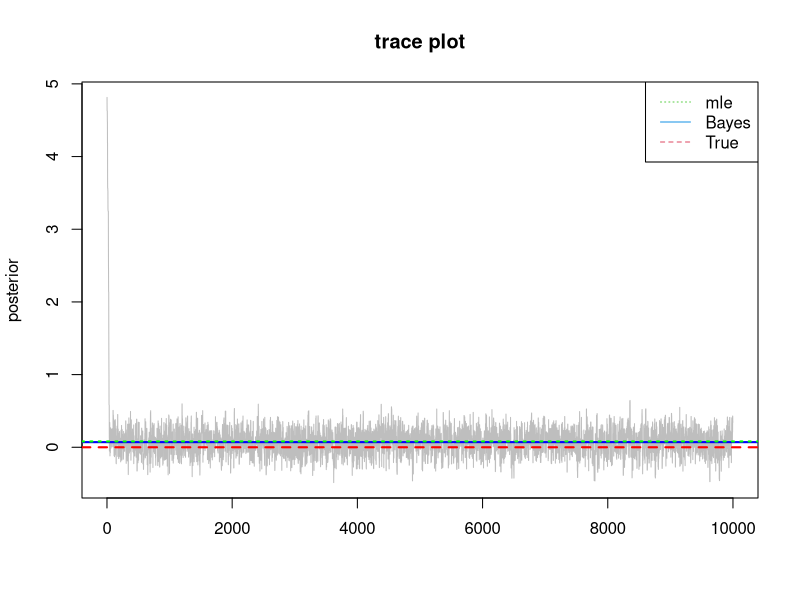

Here is the R script that generated this plot:

mcmc.poisson <- function(x, y, init, n.sample = 10000, step = 0.3){
  post.beta <- matrix(0, n.sample, p)
  ac.ratio <- rep(0, n.sample)
  
  prior.m <- 0
  prior.s <- 1000 # for vague prior
  
  # intialize
  post.beta[1,] <- beta <- init
  eta <- x %*% beta
  mu <- exp(eta)
  
  log.prior <- sum(dnorm(beta, prior.m, prior.s, log = T))
  log.like  <- sum(-mu + y * log(mu))
  
  iter <- 2
  for (iter in 1:n.sample){
    
    # candidate
    beta.new <- beta + rnorm(p, 0, step) 
    eta.new <- x %*% beta.new
    mu.new  <- exp(eta.new)
    
    # prior
    log.prior.new <- sum(dnorm(beta.new, prior.m, prior.s, log = T))
    
    # liklihood
    log.like.new <- sum(-mu.new + y * log(mu.new))
    
    # ratio
    temp <- exp((log.like.new + log.prior.new) - (log.like + log.prior))
    rho <- min(1, temp)
    
    if (runif(1) < rho) {
      ac.ratio[iter] <- 1
      beta <- beta.new
      log.prior <- log.prior.new
      log.like  <- log.like.new
      eta <- x %*% beta
      mu <- exp(eta)
    }
    post.beta[iter,] <- beta
  }
  
  obj <- list(posterior = post.beta, acpt.ratio = mean(ac.ratio))
  return(obj)
}


# Bayesian Logistic Regression
set.seed(1)

n <- 100 # sample size
p <- 1   # predictor dimension

x <- matrix(runif(n*p), n, p) # generate predictor

true.beta <- 0 # true beta
true.mu <- exp(true.beta * x)  
y <- rpois(n, true.mu)         # generate reponse


init <- rep(5, p)


# mle 
obj.mle <- glm(y ~ x - 1, family = "poisson")
mle <- coef(obj.mle)
cat("ML estimate =", mle, "\n")
print("CI based on MLE:")
print(confint(obj.mle))

# MH for Bayesian Poisson
obj <- mcmc.poisson(x, y, init = init, n.sample = 10000, step = 0.3)
posterior <- obj$posterior[-(1:2000),]
est <- mean(posterior)
cat("accptance ratio =",obj$acpt.ratio, "\n")
cat("Bayesian estimate =", est, "\n")

cr <- t(apply(as.matrix(posterior), 2, quantile, c(0.025, 0.975))) # Credible Region
print("CR for posteiors:")
print(cr)

#comparison
library(MCMCpack)
obj2 <- summary(MCMCpoisson(y~x-1))
obj2$statistics
obj2$quantiles


# trace plot
par(mfrow = c(1,1))
for (k in 1:p){
  plot(obj$posterior[,k], type = "l", col = "gray", ylab = "posterior", xlab = "", main = "trace plot")
  abline(h = est[k], col = "blue", lwd = 2)
  abline(h = mle[k], col = "green", lty = 3, lwd = 2)
  abline(h = true.beta[k], col = "red", lty = 2, lwd = 2)
  legend("topright", c("mle", "Bayes", "True"), col = c(3,4,2), lty = c(3, 1, 2))
}
